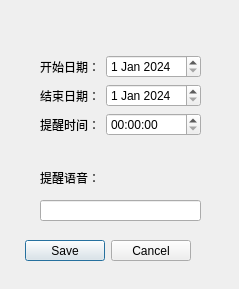
<?xml version="1.0" encoding="UTF-8"?>
<ui version="4.0">
 <class>Dialog</class>
 <widget class="QDialog" name="Dialog">
  <property name="geometry">
   <rect>
    <x>0</x>
    <y>0</y>
    <width>239</width>
    <height>289</height>
   </rect>
  </property>
  <property name="windowTitle">
   <string>珠海电台AI智能语音提醒</string>
  </property>
  <widget class="QDialogButtonBox" name="save_buttonBox">
   <property name="geometry">
    <rect>
     <x>20</x>
     <y>240</y>
     <width>171</width>
     <height>21</height>
    </rect>
   </property>
   <property name="orientation">
    <enum>Qt::Horizontal</enum>
   </property>
   <property name="standardButtons">
    <set>QDialogButtonBox::Cancel|QDialogButtonBox::Save</set>
   </property>
  </widget>
  <widget class="QLineEdit" name="alarm_str_lineEdit">
   <property name="geometry">
    <rect>
     <x>40</x>
     <y>200</y>
     <width>161</width>
     <height>21</height>
    </rect>
   </property>
  </widget>
  <widget class="QLabel" name="label_4">
   <property name="geometry">
    <rect>
     <x>40</x>
     <y>170</y>
     <width>61</width>
     <height>16</height>
    </rect>
   </property>
   <property name="text">
    <string>提醒语音：</string>
   </property>
  </widget>
  <widget class="QWidget" name="layoutWidget">
   <property name="geometry">
    <rect>
     <x>40</x>
     <y>30</y>
     <width>161</width>
     <height>131</height>
    </rect>
   </property>
   <layout class="QGridLayout" name="gridLayout">
    <item row="0" column="1">
     <layout class="QVBoxLayout" name="verticalLayout_2">
      <item>
       <widget class="QDateEdit" name="start_date">
        <property name="date">
         <date>
          <year>2024</year>
          <month>1</month>
          <day>1</day>
         </date>
        </property>
       </widget>
      </item>
      <item>
       <widget class="QDateEdit" name="end_date">
        <property name="date">
         <date>
          <year>2024</year>
          <month>1</month>
          <day>1</day>
         </date>
        </property>
       </widget>
      </item>
      <item>
       <widget class="QTimeEdit" name="alarm_time"/>
      </item>
     </layout>
    </item>
    <item row="0" column="0">
     <layout class="QVBoxLayout" name="verticalLayout">
      <item>
       <widget class="QLabel" name="label">
        <property name="text">
         <string>开始日期：</string>
        </property>
       </widget>
      </item>
      <item>
       <widget class="QLabel" name="label_2">
        <property name="text">
         <string>结束日期：</string>
        </property>
       </widget>
      </item>
      <item>
       <widget class="QLabel" name="label_3">
        <property name="text">
         <string>提醒时间：</string>
        </property>
       </widget>
      </item>
     </layout>
    </item>
   </layout>
  </widget>
 </widget>
 <resources/>
 <connections>
  <connection>
   <sender>save_buttonBox</sender>
   <signal>accepted()</signal>
   <receiver>Dialog</receiver>
   <slot>accept()</slot>
   <hints>
    <hint type="sourcelabel">
     <x>190</x>
     <y>254</y>
    </hint>
    <hint type="destinationlabel">
     <x>157</x>
     <y>274</y>
    </hint>
   </hints>
  </connection>
  <connection>
   <sender>save_buttonBox</sender>
   <signal>rejected()</signal>
   <receiver>Dialog</receiver>
   <slot>reject()</slot>
   <hints>
    <hint type="sourcelabel">
     <x>190</x>
     <y>260</y>
    </hint>
    <hint type="destinationlabel">
     <x>238</x>
     <y>274</y>
    </hint>
   </hints>
  </connection>
 </connections>
</ui>
